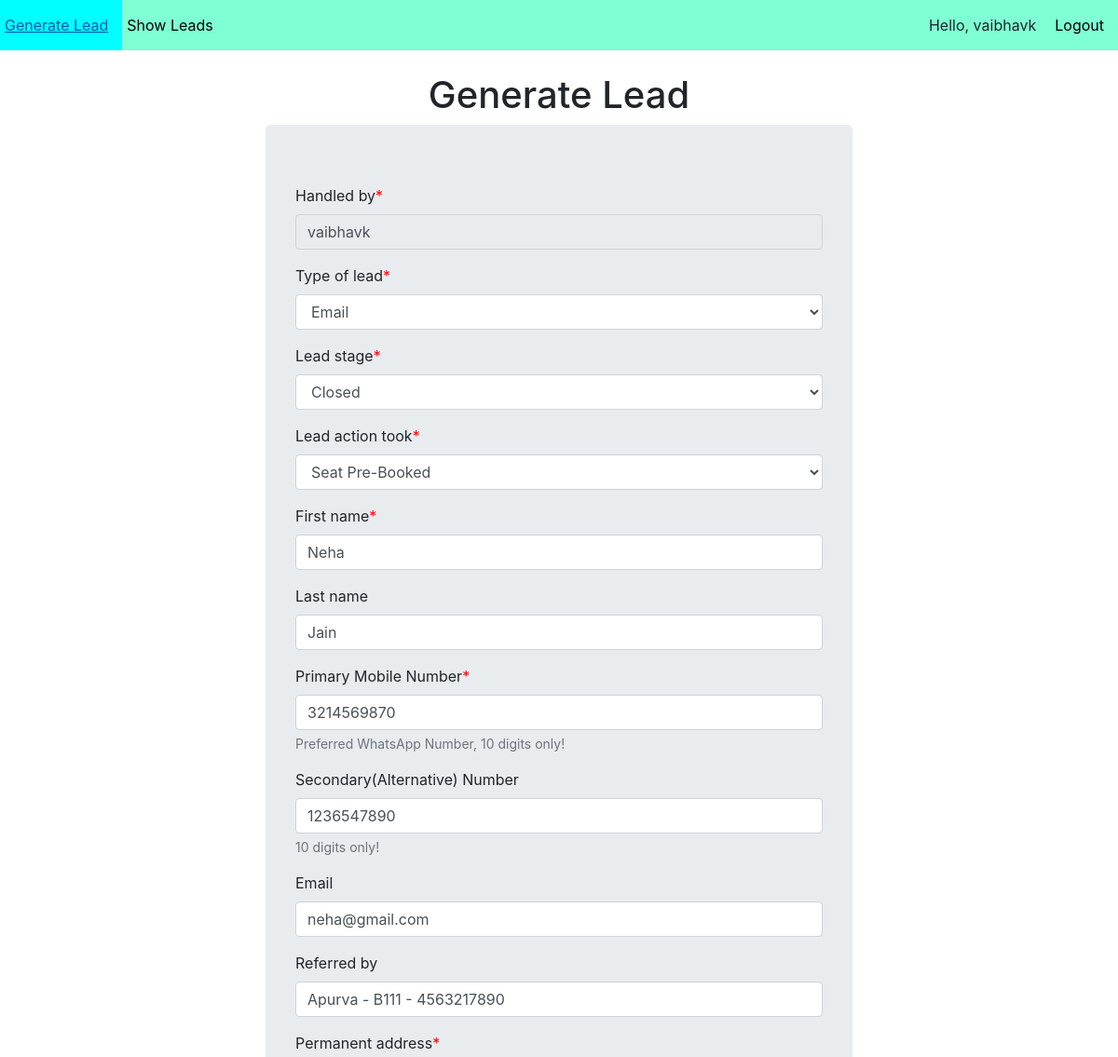
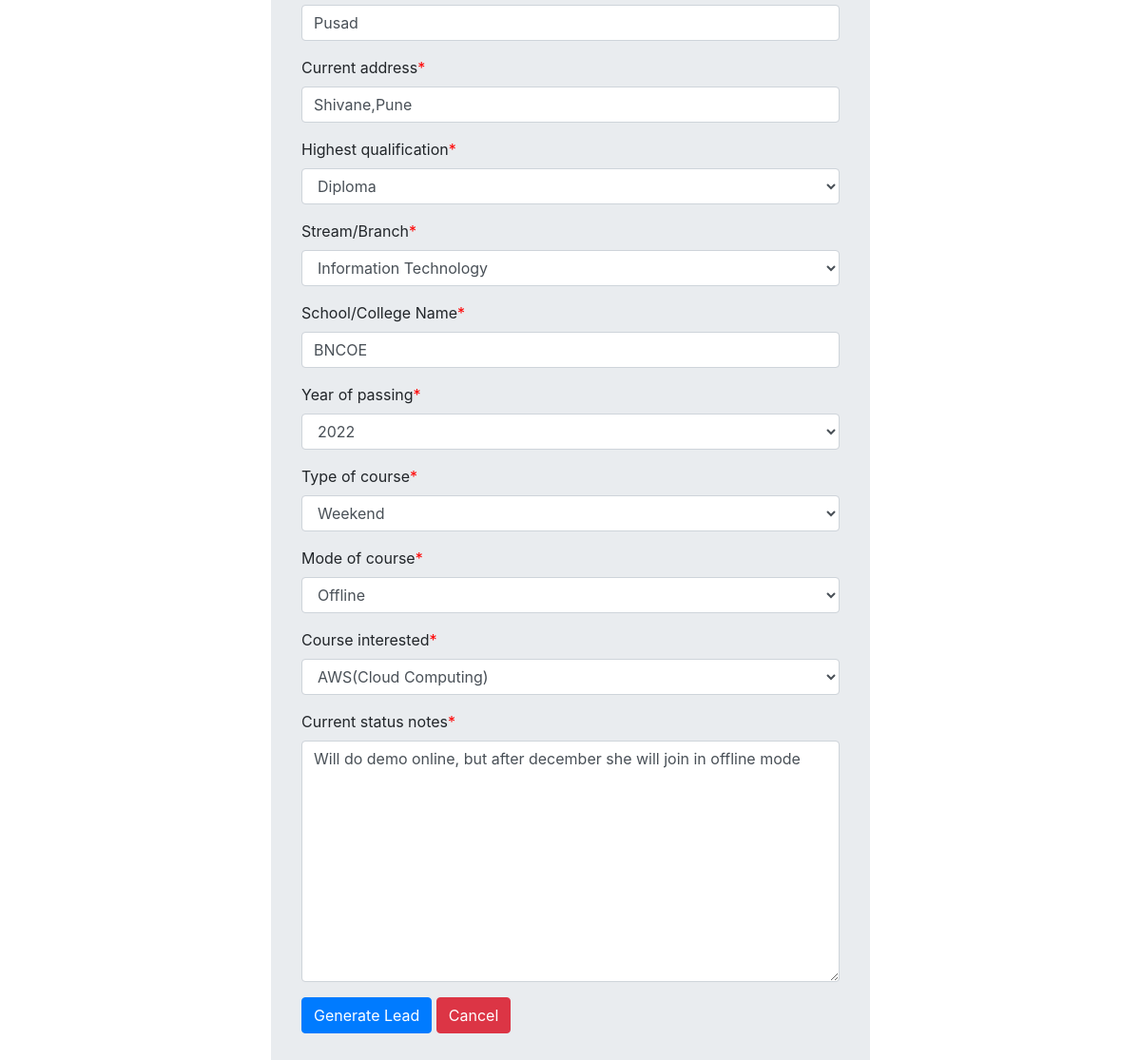
Page /leads/update/3/ (signed in) on the committed database (2 pictures, top to bottom).
### LeadGeneration/models.py (models this page shows)
class Lead(models.Model):
    date = models.DateTimeField(auto_now_add=True)
    handled_by = models.CharField(max_length=32)
    type_of_lead = models.CharField(max_length=32, choices=type_of_lead_choices)
    lead_stage = models.CharField(max_length=32, choices=lead_stage_choices)
    lead_action_took = models.CharField(max_length=64, choices=lead_action_took_choices)
    first_name = models.CharField(max_length=32)
    last_name = models.CharField(max_length=32,blank=True)
    mobile_number = models.CharField(max_length=10,unique=True)
    mobile_number2 = models.CharField(max_length=10,blank=True)
    email = models.EmailField(blank=True)
    referred_by = models.CharField(max_length=32,blank=True)
    permanent_address = models.CharField(max_length=64)
    current_address = models.CharField(max_length=64)
    highest_qualification = models.CharField(max_length=32,choices=highest_qualification_choices)
    stream = models.CharField(max_length=32,choices=stream_choices)
    school_college = models.CharField(max_length=64)
    year_of_passing = models.CharField(max_length=32,choices=year_of_passing_choices)
    type_of_course = models.CharField(max_length=32,choices=type_of_course_choices)
    mode_of_course = models.CharField(max_length=32,choices=mode_of_course_choices)
    course_interested = models.CharField(max_length=32,choices=course_interested_choices)
    current_status_notes = models.CharField(max_length=128)

### LeadGeneration/views.py (the view)
# urls.py: path('update/<int:leadid>/',views.updateLeadView,name='update_lead'),
@login_required(login_url='login')
def updateLeadView(request,leadid):
    lead = Lead.objects.get(id=leadid)
    form = LeadModelForm(instance=lead,
                         initial={
                             'handled_by': request.user
                         }
                         )#BlankForm
    if request.method == 'POST':
        form = LeadModelForm(request.POST,instance=lead)
        if form.is_valid():
            form.save()
            return redirect('show_leads')
    context = {'form':form}
    template_name = 'LeadGeneration/generate_lead.html'
    return render(request,template_name,context)

### LeadGeneration/forms.py
class LeadModelForm(forms.ModelForm):
    class Meta:
        model = Lead
        fields = '__all__'
        labels = {
            'mobile_number':'Primary Mobile Number',
            'mobile_number2':'Secondary(Alternative) Number',
            'stream':'Stream/Branch',
            'school_college':'School/College Name'
        }
        help_texts = {
            'mobile_number':'Preferred WhatsApp Number, 10 digits only!',
            'mobile_number2':'10 digits only!'
        }
        widgets = {
            'current_status_notes':forms.Textarea(),
            'email':forms.TextInput(
                attrs={
                    'placeholder':'user@domain.com'
                }
            ),
            'referred_by':forms.TextInput(attrs={'placeholder':'FullName - Batch - MobileNumber'}),
            'handled_by':forms.TextInput(attrs={'readonly':True})
        }

### templates/LeadGeneration/generate_lead.html (shortened to what this page needs)
{% extends 'layout.html' %}
{% load crispy_forms_tags %}
{% block content %}
    <h1 style="text-align: center;">Generate Lead</h1>
    <div class="container" style="width: 55%;">
        <form method="post" class="jumbotron">
            {{form|crispy}}
            <input type="submit" value="Generate Lead" class="btn btn-primary">
            <a href="{% url 'show_leads' %}">
                <input type="button" value="Cancel" class="btn btn-danger">
            </a>
        </form>
    </div>
{% endblock %}

### templates/layout.html (shortened to what this page needs)
<!DOCTYPE html>
{% load static %}
<html lang="en">
<head>
    <link rel="stylesheet" href="https://cdn.jsdelivr.net/npm/bootstrap@4.6.1/dist/css/bootstrap.min.css">
    <link rel="stylesheet" href="{% static 'myStyle.css' %}">
</head>
<body>
    <ul class="mynavbar">
        <li><a href="{% url 'generate_lead' %}">Generate Lead</a></li>
        <li><a href="{% url 'show_leads' %}">Show Leads</a></li>
        <span class="authlinks">
            {% if user.is_authenticated %}
                <li><a>Hello, {{user.username}}</a></li>
                <li><a href="{% url 'logout' %}">Logout</a></li>
            {% else %}
                <li><a href="{% url 'register' %}">Register</a></li>
                <li><a href="{% url 'login' %}">Login</a></li>
            {% endif %}
        </span>
    </ul>
    <br>
    {% block content %}{% endblock %}
</body>
</html>

### static/myStyle.css (style rules this page uses)
.mynavbar { background-color: aquamarine; list-style-type: none; overflow: hidden; margin: 0; padding:0; }
li { float: left; }
li a { padding:15px 15px 15px 5px; color: black; display: block; }
.authlinks { float: right; }
span.asteriskField { color: red; }

### rows in the picture
Lead: handled_by "vaibhavk", type_of_lead "Email", lead_stage "Closed", lead_action_took "Seat Pre-Booked", first_name "Neha", last_name "Jain", mobile_number "3214569870", mobile_number2 "1236547890", email "neha@gmail.com", referred_by "Apurva - B111 - 4563217890", permanent_address "Pusad", current_address "Shivane,Pune", highest_qualification "Diploma", stream "Information Technology", school_college "BNCOE", year_of_passing "2022", type_of_course "Weekend", mode_of_course "Offline", course_interested "AWS(Cloud Computing)", current_status_notes "Will do demo online, but after december she will join in offline mode"

### other values in the picture
{{ user.username }} "vaibhavk"
